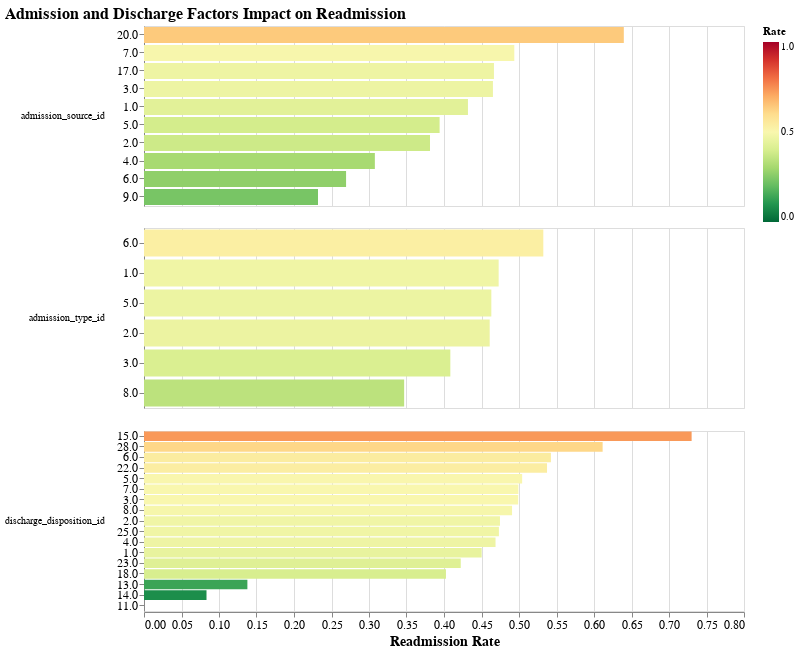

Source (notebook cell):
### Code cell
# Visualization 5: Hospital admission and discharge factors
admission_factors = risk_df[risk_df['factor'].isin(['admission_type_id', 'admission_source_id', 'discharge_disposition_id'])]

# Sort by readmission rate within each factor
chart_admission = alt.Chart(admission_factors).mark_bar().encode(
    x=alt.X('readmission_rate:Q', title='Readmission Rate'),
    y=alt.Y('value:N', title='', sort='-x'),
    color=alt.Color('readmission_rate:Q',
                    scale=alt.Scale(scheme='redyellowgreen', domain=[0, 1], reverse=True),
                    title='Rate'),
    row=alt.Row('factor:N', title='', header=alt.Header(labelAngle=0, labelAlign='left')),
    tooltip=[
        alt.Tooltip('factor:N', title='Factor'),
        alt.Tooltip('value:N', title='Value'),
        alt.Tooltip('readmission_rate:Q', title='Readmission Rate', format='.3f'),
        alt.Tooltip('count:Q', title='Number of Patients', format=',')
    ]
).properties(
    width=600,
    height=180,
    title='Admission and Discharge Factors Impact on Readmission'
).configure_axis(
    labelFontSize=12,
    titleFontSize=14
).configure_title(
    fontSize=16
).resolve_scale(
    y='independent'
)

chart_admission

### Figure 1 — Vega-Lite specification as saved in the notebook (floating-point values rounded to 4 significant figures)
{"config": {"view": {"continuousWidth": 300, "continuousHeight": 300}, "axis": {"labelFontSize": 12, "titleFontSize": 14}, "title": {"fontSize": 16}}, "data": {"name": "data-1d9de71d7f88ddf72b6f512f3e40a473"}, "mark": {"type": "bar"}, "encoding": {"color": {"field": "readmission_rate", "scale": {"domain": [0, 1], "reverse": true, "scheme": "redyellowgreen"}, "title": "Rate", "type": "quantitative"}, "row": {"field": "factor", "header": {"labelAlign": "left", "labelAngle": 0}, "title": "", "type": "nominal"}, "tooltip": [{"field": "factor", "title": "Factor", "type": "nominal"}, {"field": "value", "title": "Value", "type": "nominal"}, {"field": "readmission_rate", "format": ".3f", "title": "Readmission Rate", "type": "quantitative"}, {"field": "count", "format": ",", "title": "Number of Patients", "type": "quantitative"}], "x": {"field": "readmission_rate", "title": "Readmission Rate", "type": "quantitative"}, "y": {"field": "value", "sort": "-x", "title": "", "type": "nominal"}}, "height": 180, "resolve": {"scale": {"y": "independent"}}, "title": "Admission and Discharge Factors Impact on Readmission", "width": 600, "$schema": "https://vega.github.io/schema/vega-lite/v5.20.1.json", "datasets": {"data-1d9de71d7f88ddf72b6f512f3e40a473": [{"factor": "admission_type_id", "value": "1.0", "readmission_rate": 0.4729, "count": 53990.0}, {"factor": "admission_type_id", "value": "2.0", "readmission_rate": 0.4609, "count": 18480.0}, {"factor": "admission_type_id", "value": "3.0", "readmission_rate": 0.4084, "count": 18870.0}, {"factor": "admission_type_id", "value": "5.0", "readmission_rate": 0.4631, "count": 4785.0}, {"factor": "admission_type_id", "value": "6.0", "readmission_rate": 0.5324, "count": 5291.0}, {"factor": "admission_type_id", "value": "8.0", "readmission_rate": 0.3469, "count": 320.0}, {"factor": "discharge_disposition_id", "value": "1.0", "readmission_rate": 0.4502, "count": 60230.0}, {"factor": "discharge_disposition_id", "value": "2.0", "readmission_rate": 0.4746, "count": 2128.0}, {"factor": "discharge_disposition_id", "value": "3.0", "readmission_rate": 0.4989, "count": 13950.0}, {"factor": "discharge_disposition_id", "value": "4.0", "readmission_rate": 0.4687, "count": 815.0}, {"factor": "discharge_disposition_id", "value": "5.0", "readmission_rate": 0.5042, "count": 1184.0}, {"factor": "discharge_disposition_id", "value": "6.0", "readmission_rate": 0.5426, "count": 12900.0}, {"factor": "discharge_disposition_id", "value": "7.0", "readmission_rate": 0.4992, "count": 623.0}, {"factor": "discharge_disposition_id", "value": "8.0", "readmission_rate": 0.4907, "count": 108.0}, {"factor": "discharge_disposition_id", "value": "11.0", "readmission_rate": 0.0, "count": 1642.0}, {"factor": "discharge_disposition_id", "value": "13.0", "readmission_rate": 0.1378, "count": 399.0}, {"factor": "discharge_disposition_id", "value": "14.0", "readmission_rate": 0.08333, "count": 372.0}, {"factor": "discharge_disposition_id", "value": "15.0", "readmission_rate": 0.7302, "count": 63.0}, {"factor": "discharge_disposition_id", "value": "18.0", "readmission_rate": 0.4026, "count": 3691.0}, {"factor": "discharge_disposition_id", "value": "22.0", "readmission_rate": 0.5374, "count": 1993.0}, {"factor": "discharge_disposition_id", "value": "23.0", "readmission_rate": 0.4223, "count": 412.0}, {"factor": "discharge_disposition_id", "value": "25.0", "readmission_rate": 0.4732, "count": 989.0}, {"factor": "discharge_disposition_id", "value": "28.0", "readmission_rate": 0.6115, "count": 139.0}, {"factor": "admission_source_id", "value": "1.0", "readmission_rate": 0.4319, "count": 29560.0}, {"factor": "admission_source_id", "value": "2.0", "readmission_rate": 0.3813, "count": 1104.0}, {"factor": "admission_source_id", "value": "3.0", "readmission_rate": 0.4652, "count": 187.0}, {"factor": "admission_source_id", "value": "4.0", "readmission_rate": 0.3078, "count": 3187.0}, {"factor": "admission_source_id", "value": "5.0", "readmission_rate": 0.3942, "count": 855.0}, {"factor": "admission_source_id", "value": "6.0", "readmission_rate": 0.2694, "count": 2264.0}, {"factor": "admission_source_id", "value": "7.0", "readmission_rate": 0.4937, "count": 57490.0}, {"factor": "admission_source_id", "value": "9.0", "readmission_rate": 0.232, "count": 125.0}, {"factor": "admission_source_id", "value": "17.0", "readmission_rate": 0.4666, "count": 6781.0}, {"factor": "admission_source_id", "value": "20.0", "readmission_rate": 0.6398, "count": 161.0}]}}
